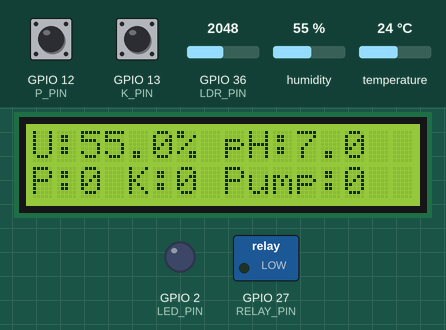
Simulated run of this program. Board: ESP32. On the bench: 16×2 character LCD, switched loads named in the program (green lamp = pin HIGH), output pins drawn as LEDs (lit = HIGH). The inputs (shaded band) are chosen by the test bench; at power-on: humidity 55 %, GPIO 12 (P_PIN) LOW, GPIO 36 (LDR_PIN) = 2048, GPIO 13 (K_PIN) LOW, temperature 24 °C. What the program prints to the serial monitor is not drawn.

Above: at 1.2 s.
1.3 s: humidity set to 22 %
At 3.2 s:
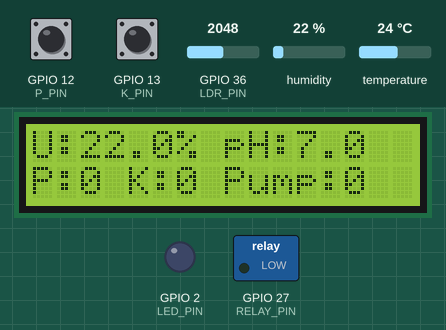
3.6 s: GPIO 12 (P_PIN) driven HIGH
At 4.6 s:
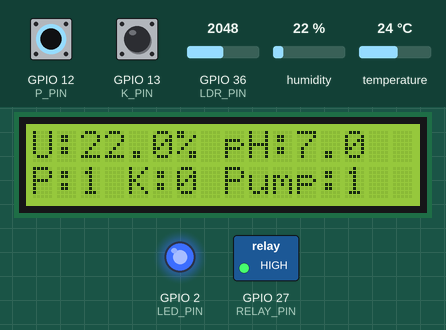
5.7 s: GPIO 36 (LDR_PIN) set to 2866
At 7.1 s:
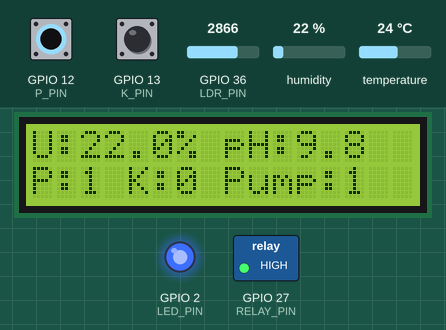
7.7 s: GPIO 13 (K_PIN) driven HIGH
At 9.5 s:
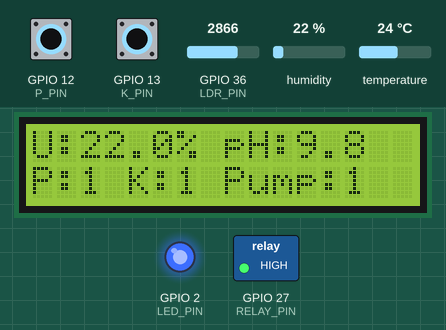
9.8 s: humidity set to 38 %
At 10.9 s:
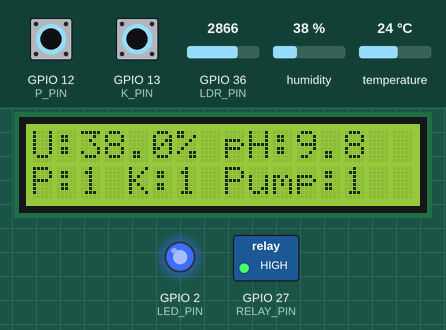
11.8 s: humidity set to 41 %
At 13.4 s:
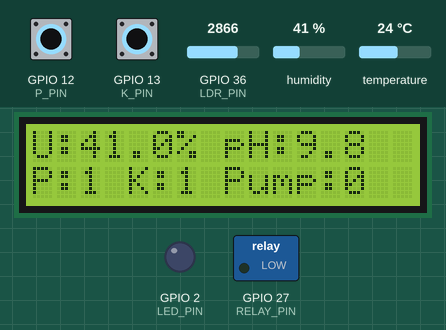
Timing chart, 0 to 14.9 s (numbered marks = the images above; inputs shaded):
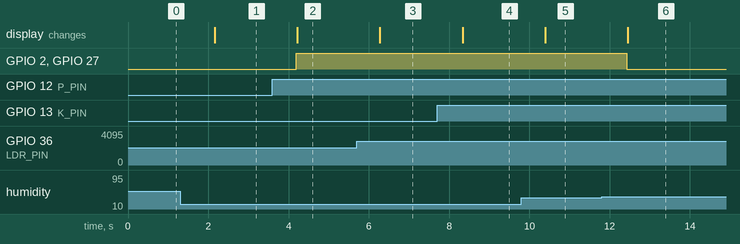

Measured:
- the behaviour switches between 39 and 40 % on humidity (found by bisection; images 5 and 6)
- after the input at 1.3 s, the display: changes after 0.86 s (image 1)
- after the input at 3.6 s, GPIO 2 (LED_PIN), GPIO 27 (RELAY_PIN): LOW → HIGH after 0.59 s; the display: changes after 0.62 s (image 2)
- after the input at 5.7 s, the display: changes after 0.58 s (image 3)
- after the input at 7.7 s, the display: changes after 0.64 s (image 4)
- after the input at 9.8 s, the display: changes after 0.60 s (image 5)
- after the input at 11.8 s, GPIO 2 (LED_PIN), GPIO 27 (RELAY_PIN): HIGH → LOW after 0.63 s; the display: changes after 0.66 s (image 6)

The program:

main.cpp
```cpp
#include <Arduino.h>
#include "DHT.h"
#include <LiquidCrystal_I2C.h>

// === OTIMIZAÇÕES DE MEMÓRIA ===
const uint8_t P_PIN = 12;
const uint8_t K_PIN = 13;
const uint8_t LDR_PIN = 36;
const uint8_t DHT_PIN = 14;
const uint8_t RELAY_PIN = 27;
const uint8_t LED_PIN = 2;

// Constantes para cálculos
const float HUMIDITY_LIMIT = 40.0; // Limiar de umidade
const uint16_t ADC_MAX = 4095;     // ADC ESP32 é 12-bit (0-4095)
const uint8_t PH_SCALE = 14;       // pH varia de 0-14

DHT dht(DHT_PIN, DHT22);
LiquidCrystal_I2C lcd(0x27, 16, 2);

void setup()
{
  Serial.begin(9600);
  Serial.println("Sistema de Irrigacao Iniciado!");

  pinMode(P_PIN, INPUT);
  pinMode(K_PIN, INPUT);
  pinMode(RELAY_PIN, OUTPUT);
  pinMode(LED_PIN, OUTPUT);

  dht.begin();
  lcd.init();
  lcd.backlight();

  digitalWrite(RELAY_PIN, LOW);
  digitalWrite(LED_PIN, LOW);
}

void loop()
{
  // === LEITURA DOS SENSORES ===
  bool hasP = digitalRead(P_PIN);
  bool hasK = digitalRead(K_PIN);

  uint16_t rawLDR = analogRead(LDR_PIN);

  float humidity = dht.readHumidity();

  // === VALIDAÇÃO E VALORES PADRÃO ===
  if (isnan(humidity))
  {
    humidity = 35.0; // Valor padrão otimizado
  }

  // === CÁLCULOS OTIMIZADOS ===
  float pH_value = (rawLDR * (float)PH_SCALE) / (float)ADC_MAX;

  // === LÓGICA DE CONTROLE ===
  bool needWater = (humidity < HUMIDITY_LIMIT) && (hasP || hasK);

  // === CONTROLE DE HARDWARE ===
  digitalWrite(RELAY_PIN, needWater ? HIGH : LOW);
  digitalWrite(LED_PIN, needWater ? HIGH : LOW);

  // === DISPLAY LCD ===
  lcd.setCursor(0, 0);
  lcd.print("U:");
  lcd.print(humidity, 1);
  lcd.print("% pH:");
  lcd.print(pH_value, 1);

  lcd.setCursor(0, 1);
  lcd.print("P:");
  lcd.print(hasP);
  lcd.print(" K:");
  lcd.print(hasK);
  lcd.print(" Pump:");
  lcd.print(needWater ? 1 : 0);

  // === SERIAL PLOTTER - MÚLTIPLAS VARIÁVEIS ===
  Serial.print("Humidity:");
  Serial.print(humidity);
  Serial.print(" pH:");
  Serial.print(pH_value);
  Serial.print(" Pump:");
  Serial.println(needWater ? 100 : 0);

  delay(1000);
}
```
